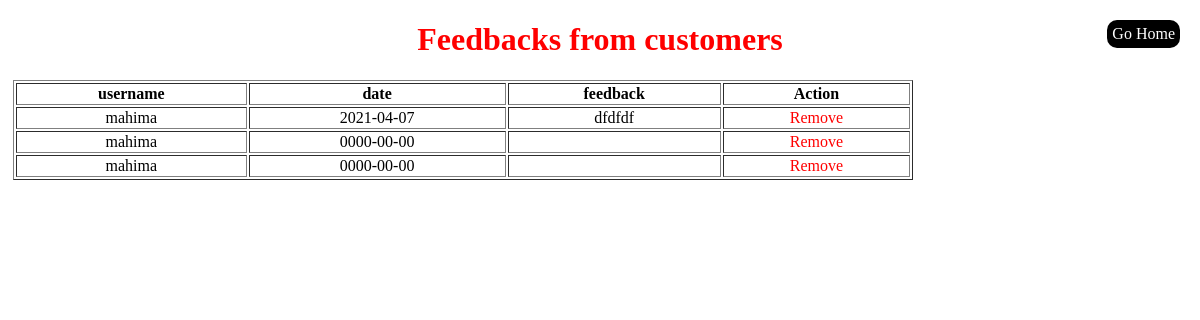
The app's page /viewfeeds.php with its own data.
### tables this page shows
CREATE TABLE `review` (
  `id` int(50) NOT NULL,
  `username` varchar(250) NOT NULL,
  `date` date NOT NULL,
  `feedback` longtext NOT NULL
);

### viewfeeds.php (the view)
<!DOCTYPE html>
<html>
<head>
	<link rel="stylesheet" type="text/css" href="viewfeeds.css">
</head>
<body>
<h1> Feedbacks from customers</h1>
<table border="1">
	<thead>
		<tr>
		<th>username </th>
			<th>date</th>
			<th> feedback</th>
			<th>Action</th>
		</tr>
	</thead>
	<tbody>
		<?php
include 'conn.php';
$sql = "select * from review;";
$res = mysqli_query($conn, $sql);
if(mysqli_num_rows($res)>0){
while ($row = mysqli_fetch_assoc($res)){
	echo "<tr>";
	echo "<td> ".$row['username']. "</td>";
	echo "<td> " .$row['date'].  "</td>";
	echo "<td> ".$row['feedback']. "</td>";
	echo "<td><a href = \"deletefeed.php?id=".$row['id']."\"> Remove </a> </td>" ;
	 echo "</tr>";
	}
}
?>
</tbody>
</table>
<div class="back"><a href="admin_homepage.php">Go Home</a></div>
</body>
</html>

### viewfeeds.css (style rules this page uses)
body { background-size:cover; font-family: Comic Sans MS; }
a { text-decoration: none; color: red; }
h1 { text-align: center; font-family: Comic Sans MS; color:red; }
table { color: black; width: 900px; height: 100px; text-align:center; padding: 0px; margin: 5px; }
.back { position: absolute; top: 20px; right: 20px; padding: 5px; border-radius: 10px; background-color: black; }
.back a { text-decoration: none; color: white; font-family: bookman old style; }

### records on screen
review: username "mahima", date "2021-04-07", feedback "dfdfdf"
review: username "mahima", date "0000-00-00"
review: username "mahima", date "0000-00-00"
